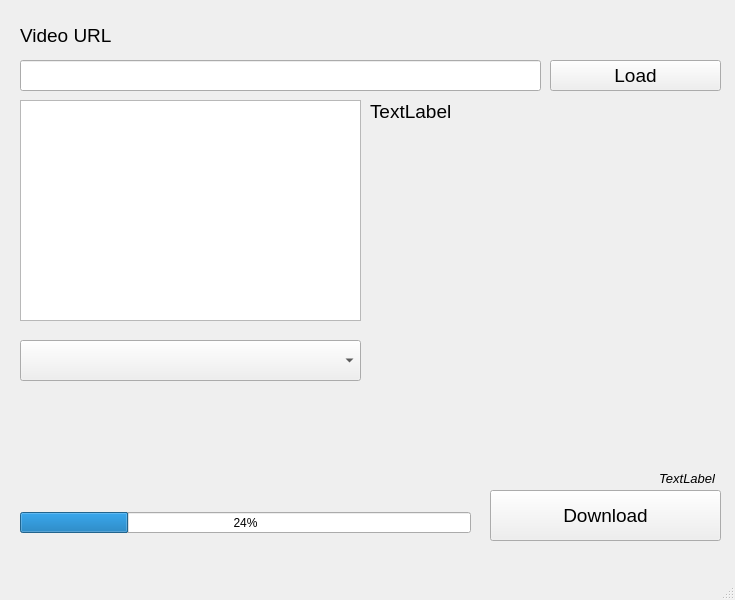
<?xml version="1.0" encoding="UTF-8"?>
<ui version="4.0">
 <class>MainWindow</class>
 <widget class="QMainWindow" name="MainWindow">
  <property name="geometry">
   <rect>
    <x>0</x>
    <y>0</y>
    <width>735</width>
    <height>600</height>
   </rect>
  </property>
  <property name="sizePolicy">
   <sizepolicy hsizetype="Fixed" vsizetype="Fixed">
    <horstretch>0</horstretch>
    <verstretch>0</verstretch>
   </sizepolicy>
  </property>
  <property name="windowTitle">
   <string>YouTube VA Downloader</string>
  </property>
  <widget class="QWidget" name="centralwidget">
   <widget class="QLabel" name="label_video_url">
    <property name="geometry">
     <rect>
      <x>20</x>
      <y>20</y>
      <width>121</width>
      <height>31</height>
     </rect>
    </property>
    <property name="font">
     <font>
      <pointsize>14</pointsize>
     </font>
    </property>
    <property name="text">
     <string>Video URL</string>
    </property>
   </widget>
   <widget class="QLineEdit" name="lineEdit_url">
    <property name="geometry">
     <rect>
      <x>20</x>
      <y>60</y>
      <width>521</width>
      <height>31</height>
     </rect>
    </property>
    <property name="font">
     <font>
      <pointsize>12</pointsize>
     </font>
    </property>
    <property name="toolTip">
     <string>&lt;html&gt;&lt;head/&gt;&lt;body&gt;&lt;p&gt;&lt;span style=&quot; font-size:8pt; font-style:italic;&quot;&gt;Enter the video url here and press load in order to get available video, audio formats.&lt;/span&gt;&lt;/p&gt;&lt;/body&gt;&lt;/html&gt;</string>
    </property>
   </widget>
   <widget class="QPushButton" name="pushButton_load">
    <property name="geometry">
     <rect>
      <x>550</x>
      <y>60</y>
      <width>171</width>
      <height>31</height>
     </rect>
    </property>
    <property name="font">
     <font>
      <pointsize>14</pointsize>
     </font>
    </property>
    <property name="text">
     <string>Load</string>
    </property>
   </widget>
   <widget class="QGraphicsView" name="graphicsView_video_thumbnail">
    <property name="geometry">
     <rect>
      <x>20</x>
      <y>100</y>
      <width>341</width>
      <height>221</height>
     </rect>
    </property>
   </widget>
   <widget class="QLabel" name="label_video_description">
    <property name="geometry">
     <rect>
      <x>370</x>
      <y>100</y>
      <width>341</width>
      <height>211</height>
     </rect>
    </property>
    <property name="font">
     <font>
      <pointsize>14</pointsize>
     </font>
    </property>
    <property name="text">
     <string>TextLabel</string>
    </property>
    <property name="alignment">
     <set>Qt::AlignLeading|Qt::AlignLeft|Qt::AlignTop</set>
    </property>
   </widget>
   <widget class="QComboBox" name="comboBox_streams">
    <property name="geometry">
     <rect>
      <x>20</x>
      <y>340</y>
      <width>341</width>
      <height>41</height>
     </rect>
    </property>
    <property name="font">
     <font>
      <pointsize>14</pointsize>
     </font>
    </property>
   </widget>
   <widget class="QPushButton" name="pushButton_download">
    <property name="geometry">
     <rect>
      <x>490</x>
      <y>490</y>
      <width>231</width>
      <height>51</height>
     </rect>
    </property>
    <property name="font">
     <font>
      <pointsize>14</pointsize>
     </font>
    </property>
    <property name="text">
     <string>Download</string>
    </property>
   </widget>
   <widget class="QProgressBar" name="progressBar">
    <property name="geometry">
     <rect>
      <x>20</x>
      <y>512</y>
      <width>451</width>
      <height>21</height>
     </rect>
    </property>
    <property name="value">
     <number>24</number>
    </property>
   </widget>
   <widget class="QLabel" name="label_info">
    <property name="geometry">
     <rect>
      <x>374</x>
      <y>445</y>
      <width>341</width>
      <height>41</height>
     </rect>
    </property>
    <property name="font">
     <font>
      <pointsize>10</pointsize>
      <italic>true</italic>
     </font>
    </property>
    <property name="text">
     <string>TextLabel</string>
    </property>
    <property name="alignment">
     <set>Qt::AlignBottom|Qt::AlignRight|Qt::AlignTrailing</set>
    </property>
    <property name="margin">
     <number>4</number>
    </property>
   </widget>
  </widget>
  <widget class="QMenuBar" name="menubar">
   <property name="geometry">
    <rect>
     <x>0</x>
     <y>0</y>
     <width>735</width>
     <height>26</height>
    </rect>
   </property>
  </widget>
  <widget class="QStatusBar" name="statusbar"/>
 </widget>
 <resources/>
 <connections/>
</ui>
